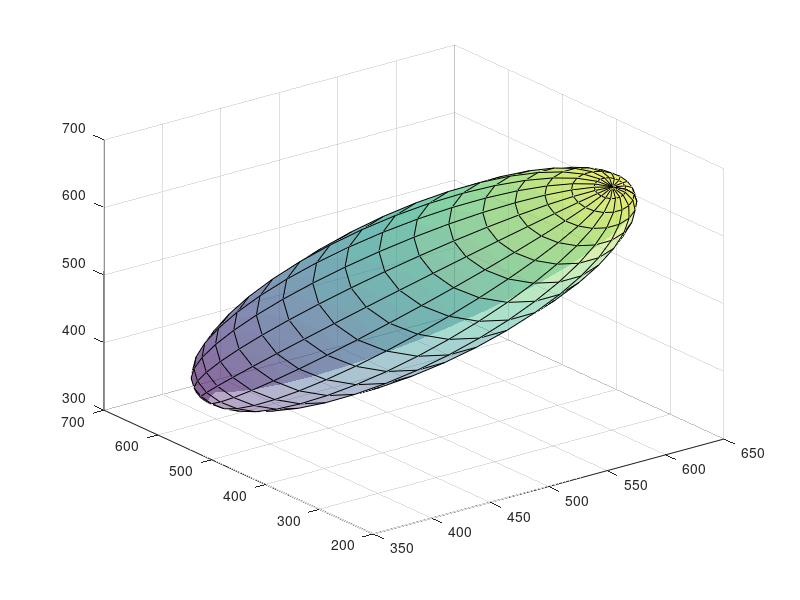

MATLAB code for this plot: (Note: this script raises an error after producing the figure.)
% script to show the qudrotor moving toward a tilted ellipsoid
% the GCCD-PT can return the collision-free intervals
%
% Reference paper:
%      Zhang, Z., et al. (2022). "A Generalized Continuous Collision Detection Framework of 
%      Polynomial Trajectory for Mobile Robots in Cluttered Environments." 2022 IEEE Robotics
%      and Automation Letters. (DOI: 10.1109/LRA.2022.3191934)
%
% Auther: @Benji Z. Zhang (zzqing@connect.hku.hk)
% Date: 2022/07

clc; clear; close all;

%% generate & plot the tilted ellipsoid
area = [3 6.5 2.5 7 2.8 7.2]*100;
degX = 40; %(degree)
degY = 30; %(degree)

% rotation matrix
Rx = rotx(degX);
Ry = roty(degY);
R = Ry*Rx;

% normal ellipsoid
xc = 5*100;
yc = 4.5*100;
zc = 5*100;
xr = 5*0.2*100;
yr = 5*0.2*100;
zr = 5*0.5*100;
A = [1/xr^2 0 0;
     0 1/yr^2 0;
     0 0 1/zr^2];
% generate normal ellipsoid
[X,Y,Z] = ellipsoid(xc,yc,zc,xr,yr,zr);

% tilted ellipsoid
sEllip = surf(X,Y,Z,'FaceAlpha',0.4,'EdgeColor','k');
directionX = [1 0 0]; % [NOTE] rotate in the local frame!!
rotate(sEllip,directionX,degX)
directionY = [0 1 0]; % [NOTE] rotate in the local frame!!
rotate(sEllip,directionY,degY)
% plot the shadow
hold on
surf(sEllip.XData,sEllip.YData,area(5)*ones(size(sEllip.YData)),'FaceColor',[0.85 0.85 0.85],'EdgeColor','none');
% fig config
view([-77 15])
axis equal
xlabel('x (cm)','FontWeight','bold')
ylabel('y (cm)','FontWeight','bold')
zlabel('z (cm)','FontWeight','bold')
axis(area)
hold on
grid on
box on
ax1=gca;
set(gca,'position',[0.08,0.03,0.9,0.97])
set(gcf,'position',[100,100,810,810])

%% transfer from {O} to {\tilde{O}}
% The inverse of a rotation matrix is its transpose, which is also a rotation matrix
A_bar = R*A*R'; % This is A in eq.(16)

% diagonal matrix Q of eigenvalues
% matrix Lambda whose columns are the corresponding right eigenvectors
% A_bar*Q = Q*Lambda.
[Q,Lambda] = eig(A_bar); % Ref: eq.(17)

%% generate the minimum snap trajectories
% start & end positions
waypts = [300, 300, 300;
         600, 650, 700];   
n_order = 7; % 8 control points / 7-th degree of polynomial traj.
n_seg =1;    % one traj. includes n_seg-piece polynomial segments

% specify the duration (s) for each segment
ts = zeros(n_seg, 1);
for i = 1:n_seg
    ts(i,1) = 3; % unit: sec
end

% generate a set of traj. accroding to different start velocities
num_traj = 7; 
deltaAngle = deg2rad(90/(num_traj-1));
for trajId = 1: num_traj
    % start & end conditions of velocity
    iniVx = 320*cos(deltaAngle*(trajId-1));
    iniVy = 320*sin(deltaAngle*(trajId-1));
    vBound = [iniVx iniVy 200;
              0 0 0];
    % start & end conditions of acceleration
    aBound = [0 0 0;
              0 0 0];
    % maximum vel & acc
    v_max = 400;
    a_max = 400;
    
    % coordinates of control points of the resulting minimum sanp Bezier traj.
    ctlPt_x = MinimumSnapBezierSolver(1, waypts(:, 1), vBound(:, 1), aBound(:, 1), ts, n_seg, n_order, v_max, a_max);
    ctlPt_y = MinimumSnapBezierSolver(2, waypts(:, 2), vBound(:, 2), aBound(:, 2), ts, n_seg, n_order, v_max, a_max);
    ctlPt_z = MinimumSnapBezierSolver(3, waypts(:, 3), vBound(:, 3), aBound(:, 3), ts, n_seg, n_order, v_max, a_max);
    
    if isempty(ctlPt_x) || isempty(ctlPt_y) || isempty(ctlPt_z)
        error('No Optimal Control Pts.')
    end
    ctlPt_x_temp = ctlPt_x;
    ctlPt_y_temp = ctlPt_y;
    ctlPt_z_temp = ctlPt_z;
    controlPts = ts(1)*[ctlPt_x_temp ctlPt_y_temp ctlPt_z_temp];
    % generate bezier polynomial eq. from control pts. (w.r.t. normalized para. s)
    [pnx, pny, pnz] = generateBezierCurve3dGeneral(controlPts);
    % convert bezier polynomial eq. from s \in [0,1] to time t \in [0,ts(1)]
    trajXALL{trajId} = SubPoly([1/ts(1) 0], pnx);
    trajYALL{trajId} = SubPoly([1/ts(1) 0], pny);
    trajZALL{trajId} = SubPoly([1/ts(1) 0], pnz);
    
    % cancel comments to plot the path 
% %     pnxyz{1}=trajXALL{trajId};
% %     pnxyz{2}=trajYALL{trajId};
% %     pnxyz{3}=trajZALL{trajId};
% %     plotB3dTime3(ax1,pnxyz,[],[0,ts(1)],'c')
% %     hold on
end
trajALL = {trajXALL,trajYALL,trajZALL};


%% -------- following is the key of this paper ---------
g = 9.80665*100; % cm/s^2
% geometry of the quadrotor (in the local frame {0} in Fig. 3(a))
robpts_temp = [1 1; -1 1; -1 -1; 1 -1; 1 1; -1 1; -1 -1; 1 -1;]*0.3;
robpts = [robpts_temp [0.1*ones(4,1); -0.1*ones(4,1)]]*100;
% start points of edge
Er_s = robpts([end 1:(end-1)],:);
% end points of edge
Er_e = robpts;
% start & end pts of all edges
Eedge_i = [Er_s Er_e];

for trajId = 1
    % time interval of the traj.
    tm_via = [0 ts(1)];
    % polynomial equations for x,y,z of the trajId-th trajctory (Ref: eq.(13))
    path = getTrajXYZ3d(trajALL, trajId);
    % Psi = 0, so its polynomial equation (a.k.a. pn) is given as 0.
    pnpsi = 0;
    % estimate the sin() & cos() by polynomial equations (Ref: eq.(14))
    [pnSinPhi, pnCosPhi, maxErrPhi] = fitSinCosPhi(path{1},path{2},path{3},pnpsi,tm_via,g);
    [pnSinTheta, pnCosTheta, maxErrTheta] = fitSinCosTheta(path{1},path{2},path{3},pnpsi,tm_via,g);
    
    % traj. info (w.r.t. time t)
    path{4} = pnSinPhi;
    path{5} = pnCosPhi;
    path{6} = pnSinTheta;
    path{7} = pnCosTheta;
    path{8} = 0; % Psi = 0, so sin(Psi) = 0
    path{9} = 1; % Psi = 0, so cos(Psi) = 1
    
    ellip{1}=Lambda; % Lambda in eq.(17)
    ellip{2}=Q;      % Q in eq.(17)
    ellip{3}=[xc,yc,zc]; % c in eq.(16),(17)

    % -------- GCCD-PT --------
    % cal. collision FREE intervals for the quadrotor and the ellipsoid
    intvCF = calCFIntvSegEllip(Eedge_i,path,tm_via,ellip)
    % -------- GCCD-PT --------

    pnxyz{1}=trajXALL{trajId};
    pnxyz{2}=trajYALL{trajId};
    pnxyz{3}=trajZALL{trajId};
    if size(intvCF,1) == 2
        % plot start & end pos of collision
        plotCur6DofUAVFillBox3d(ax1,robpts,path,intvCF(1,2))
        plotCur6DofUAVFillBox3d(ax1,robpts,path,intvCF(2,1))
        % plot collision intervals & no collision intervals       
        plotB3dTime3(ax1,pnxyz,[],[intvCF(1,2),intvCF(2,1)],'r')
        plotB3dTime3(ax1,pnxyz,[],[0,intvCF(1,2)],'c')
        plotB3dTime3(ax1,pnxyz,[],[intvCF(2,1),tm_via(2)],'c')
    else
        plotB3dTime3(ax1,pnxyz,[],[tm_via(1),tm_via(2)],'c')
    end

    % plot goal
    plot3(ax1,waypts(2,1),waypts(2,2),waypts(2,3),'*k')
    % plot collision info
    view([-64 15])    
    txt1 = ['t_1 = ' num2str(round(intvCF(1,2),2)) ' s'];
    text(500, 350, 400,txt1,'FontSize',25)
    txt2 = ['t_2 = ' num2str(round(intvCF(2,1),2)) ' s'];
    text(400, 570, 620,txt2,'FontSize',25)
end

%% add trajectory id
text(600,550,650,'T1','FontSize',20)
% add 'Goal'
text(waypts(2,1),waypts(2,2),waypts(2,3)+20,'Goal','FontSize',20)
% add legend
w = [1 1 1; 1 2 1];
p1 = plot3(ax1,w(:,1),w(:,2),w(:,3),'c','LineWidth',1.2);
w = [2 1 1; 2 2 1];
p2 = plot3(ax1,w(:,1),w(:,2),w(:,3),'r','LineWidth',1.2);
legend([p1 p2],{'collision-free','collision'},'Location','best','FontSize',20)

%% animation for a path
cd script\
isAnimate = 1;
if isAnimate == 1
    figure
    ax2 = gca;
    set(gca,'position',[0.05,0.03,0.95,0.96] )
    set(gcf,'position',[0,0,1000,1000])
    trajId = 1;
    g = 9.80665*100; % cm
    % specify the video name
    videoname = ['T' num2str(trajId) '_10fps_v3'];
    obsInfo = sEllip;
    animationUAVEllip(ax2,robpts,trajALL,trajId,obsInfo,tm_via,g,[260 area(2:end)],videoname,intvCF)
end

